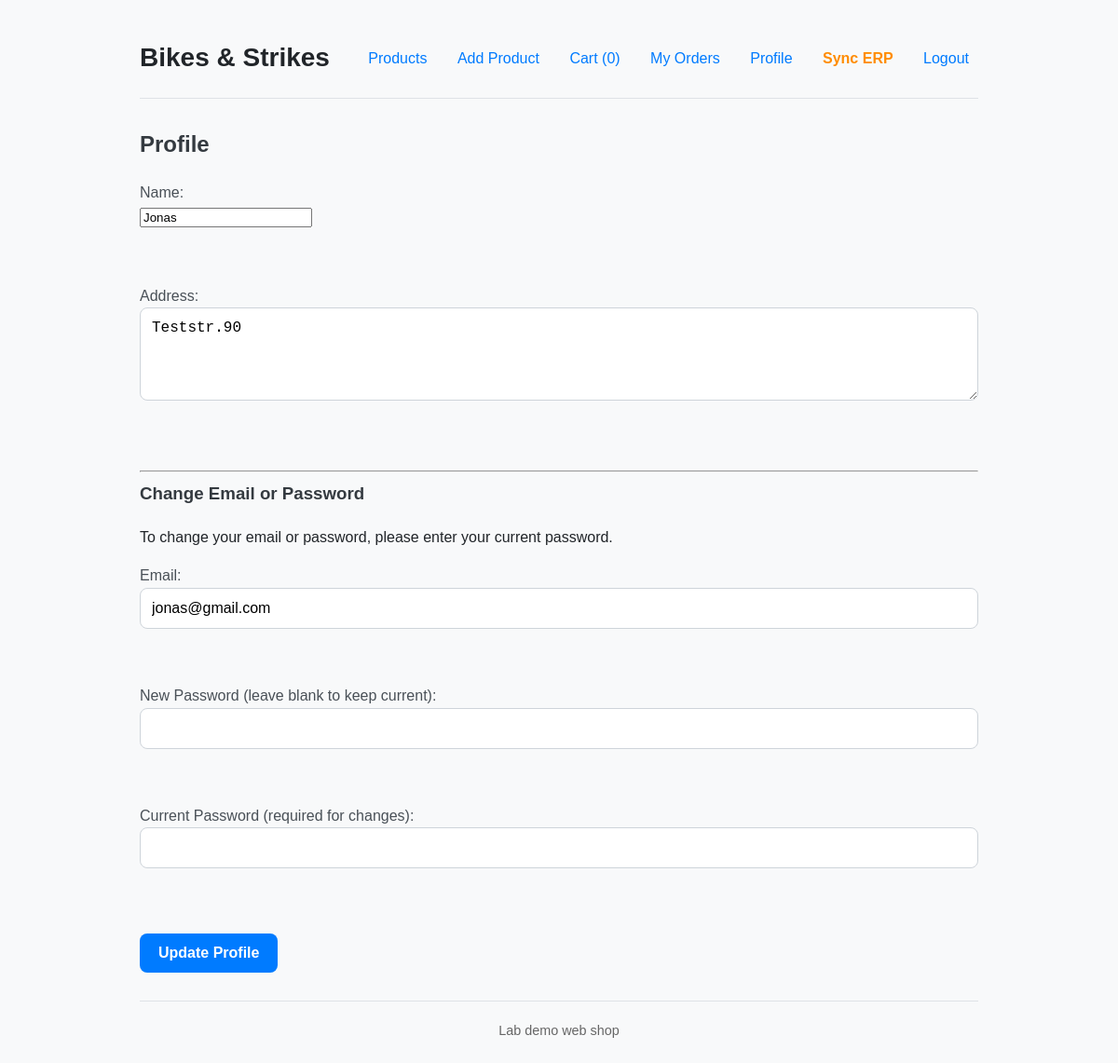
The app's page /profile (signed in) with its own data.
### projekt/models.py (models this page shows, shortened)
class User(db.Model, UserMixin):
    id = db.Column(db.Integer, primary_key=True)
    name = db.Column(db.String(120), nullable=False)
    email = db.Column(db.String(200), unique=True, nullable=False)
    address = db.Column(db.String(300), default='')
    password_hash = db.Column(db.String(300), nullable=False)
    orders = db.relationship('Order', backref='user', lazy=True)

### projekt/routes.py (the view, shortened to what this page needs)
@app.route('/profile', methods=['GET', 'POST'])
@login_required
def profile():
    return render_template('profile.html')

### projekt/__init__.py (called while the page is built)
@login_manager.user_loader
def load_user(user_id):
    return User.query.get(int(user_id))

### projekt/templates/profile.html
{% extends "base.html" %}
{% block content %}
  <h2>Profile</h2>
  <form method="post">
    <label>Name:<br/>
      <input name="name" value="{{ current_user.name }}" required/>
    </label><br/><br/>
    <label>Address:<br/>
      <textarea name="address">{{ current_user.address }}</textarea>
    </label><br/><br/>
    <hr>
    <h3>Change Email or Password</h3>
    <p>To change your email or password, please enter your current password.</p>
    <label>Email:<br/>
      <input name="email" type="email" value="{{ current_user.email }}" required/>
    </label><br/><br/>
    <label>New Password (leave blank to keep current):<br/>
      <input name="new_password" type="password"/>
    </label><br/><br/>
    <label>Current Password (required for changes):<br/>
      <input name="current_password" type="password" required/>
    </label><br/><br/>
    <button type="submit">Update Profile</button>
  </form>
{% endblock %}

### projekt/static/style.css (style rules this page uses)
body { font-family: -apple-system, BlinkMacSystemFont, "Segoe UI", Roboto, Helvetica, Arial, sans-serif, "Apple Color Emoji", "Segoe UI Emoji", "Segoe UI Symbol"; background-color: #f8f9fa; color: #212529; line-height: 1.6; margin: 0; padding: 20px; }
h1, h2, h3 { color: #343a40; margin-top: 0; }
form { margin-top: 20px; }
form label { display: block; font-weight: 500; margin-bottom: 8px; color: #495057; }
input[type="text"], input[type="email"], input[type="password"], input[type="number"], textarea { width: 100%; padding: 12px; border: 1px solid #ced4da; border-radius: 8px; box-sizing: border-box; font-size: 16px; transition: border-color 0.2s, box-shadow 0.2s; }
textarea { resize: vertical; min-height: 100px; }
button[type="submit"] { background-color: #007bff; color: white; border: none; padding: 12px 20px; border-radius: 8px; font-size: 16px; font-weight: 600; cursor: pointer; transition: background-color 0.2s, transform 0.1s; display: inline-block; margin-top: 10px; }
body { font-family: Arial, sans-serif; max-width: 900px; margin: 20px auto; }

### records on screen
User: name "Jonas", address "Teststr.90", email "jonas@gmail.com"

### other values on screen
{{ session.get('cart')|length if session.get('cart') else 0 }} "0"
